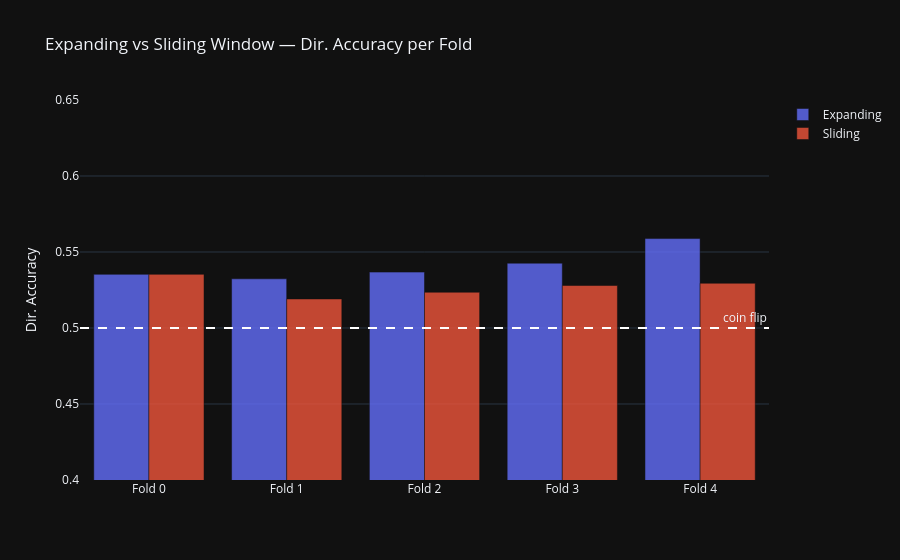

Notebook code for this chart:
### Code cell
import plotly.graph_objects as go

fold_labels = [f"Fold {r.fold_idx}" for r in exp_results]

fig = go.Figure()
fig.add_trace(go.Bar(
    x=fold_labels,
    y=[r.val_dir_acc for r in exp_results],
    name="Expanding", marker_color="#636efa", opacity=0.8,
))
fig.add_trace(go.Bar(
    x=fold_labels,
    y=[r.val_dir_acc for r in sli_results],
    name="Sliding", marker_color="#ef553b", opacity=0.8,
))
fig.add_hline(y=0.50, line_dash="dash", line_color="white",
              annotation_text="coin flip")
fig.update_layout(
    template="plotly_dark",
    title="Expanding vs Sliding Window — Dir. Accuracy per Fold",
    yaxis_title="Dir. Accuracy",
    yaxis_range=[0.40, 0.65],
    barmode="group",
)
fig.show()

### Figure 1 — Plotly figure (JSON) as saved in the notebook; plotly's stock layout.template omitted (floating-point values rounded to 4 significant figures)
{"data": [{"marker": {"color": "#636efa"}, "name": "Expanding", "opacity": 0.8, "type": "bar", "x": ["Fold 0", "Fold 1", "Fold 2", "Fold 3", "Fold 4"], "y": [0.5353, 0.5324, 0.5368, 0.5426, 0.5588]}, {"marker": {"color": "#ef553b"}, "name": "Sliding", "opacity": 0.8, "type": "bar", "x": ["Fold 0", "Fold 1", "Fold 2", "Fold 3", "Fold 4"], "y": [0.5353, 0.5191, 0.5235, 0.5279, 0.5294]}], "layout": {"annotations": [{"showarrow": false, "text": "coin flip", "x": 1, "xanchor": "right", "xref": "x domain", "y": 0.5, "yanchor": "bottom", "yref": "y"}], "barmode": "group", "shapes": [{"line": {"color": "white", "dash": "dash"}, "type": "line", "x0": 0, "x1": 1, "xref": "x domain", "y0": 0.5, "y1": 0.5, "yref": "y"}], "title": {"text": "Expanding vs Sliding Window — Dir. Accuracy per Fold"}, "yaxis": {"range": [0.4, 0.65], "title": {"text": "Dir. Accuracy"}}}}
